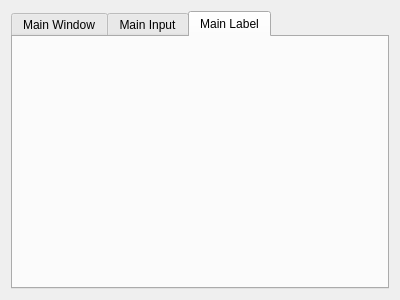
<?xml version="1.0" encoding="UTF-8"?>
<ui version="4.0">
 <class>Form</class>
 <widget class="QWidget" name="Form">
  <property name="geometry">
   <rect>
    <x>0</x>
    <y>0</y>
    <width>400</width>
    <height>300</height>
   </rect>
  </property>
  <property name="windowTitle">
   <string>Form</string>
  </property>
  <layout class="QHBoxLayout" name="horizontalLayout_2">
   <item>
    <widget class="QTabWidget" name="MainLabel">
     <property name="currentIndex">
      <number>2</number>
     </property>
     <widget class="QWidget" name="MainWindowTab">
      <attribute name="title">
       <string>Main Window</string>
      </attribute>
     </widget>
     <widget class="QWidget" name="MainInputTab">
      <attribute name="title">
       <string>Main Input</string>
      </attribute>
     </widget>
     <widget class="QWidget" name="MainLabelTab">
      <attribute name="title">
       <string>Main Label</string>
      </attribute>
     </widget>
    </widget>
   </item>
  </layout>
 </widget>
 <resources/>
 <connections/>
</ui>
